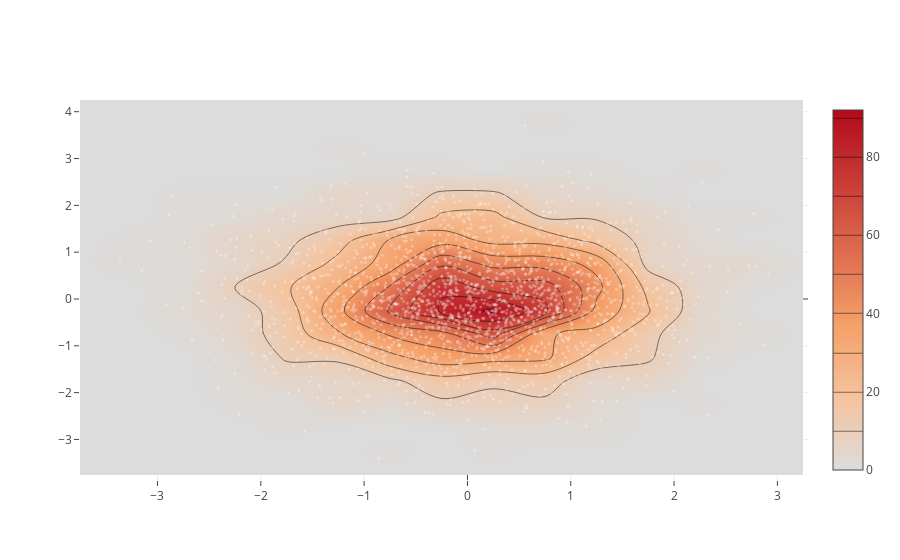

Notebook code cell kept with this figure:
### Code cell
x = np.random.randn(2000)
y = np.random.randn(2000)
iplot([go.Histogram2dContour(x=x, y=y, contours=dict(coloring='heatmap')),
       go.Scatter(x=x, y=y, mode='markers', marker=dict(color='white', size=3, opacity=0.3))], show_link=False)

### Figure 1 — Plotly figure (JSON) as saved in the notebook; plotly's stock layout.template omitted (floating-point values rounded to 4 significant figures; data arrays with more than 128 entries replaced by an {"elided": "..."} marker saying what was removed)
{"data": [{"contours": {"coloring": "heatmap"}, "type": "histogram2dcontour", "uid": "a3131bd5-8065-4479-8e1c-5680a3814149", "x": {"elided": "2000 float values"}, "y": {"elided": "2000 float values"}}, {"marker": {"color": "white", "opacity": 0.3, "size": 3}, "mode": "markers", "type": "scatter", "uid": "167ad8de-0f25-430c-a1ae-7baee1fe5bb9", "x": {"elided": "2000 float values"}, "y": {"elided": "2000 float values"}}], "layout": {}}
